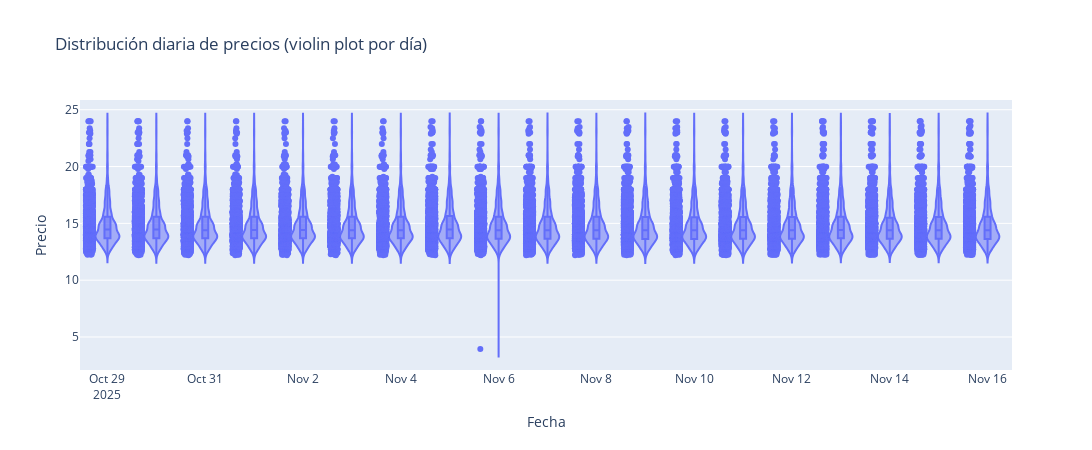

Notebook source saved alongside this figure:
### Code cell
fig = px.violin(
    df,
    x="Fecha",
    y="Precio",
    box=True,
    points="all",
    title="Distribución diaria de precios (violin plot por día)"
)

fig.update_layout(
    xaxis_title="Fecha",
    yaxis_title="Precio",
    width=1100, height=450
)

fig.show()

### Figure 1 — Plotly figure (JSON) as saved in the notebook; plotly's stock layout.template omitted (floating-point values rounded to 4 significant figures; data arrays with more than 128 entries replaced by an {"elided": "..."} marker saying what was removed)
{"data": [{"alignmentgroup": "True", "box": {"visible": true}, "hovertemplate": "Fecha=%{x}<br>Precio=%{y}<extra></extra>", "legendgroup": "", "marker": {"color": "#636efa"}, "name": "", "offsetgroup": "", "orientation": "v", "points": "all", "scalegroup": "True", "showlegend": false, "type": "violin", "x": {"elided": "37471 str values"}, "x0": " ", "xaxis": "x", "y": {"elided": "37471 float values"}, "y0": " ", "yaxis": "y"}], "layout": {"height": 450, "legend": {"tracegroupgap": 0}, "title": {"text": "Distribución diaria de precios (violin plot por día)"}, "violinmode": "group", "width": 1100, "xaxis": {"anchor": "y", "domain": [0, 1], "title": {"text": "Fecha"}}, "yaxis": {"anchor": "x", "domain": [0, 1], "title": {"text": "Precio"}}}}
